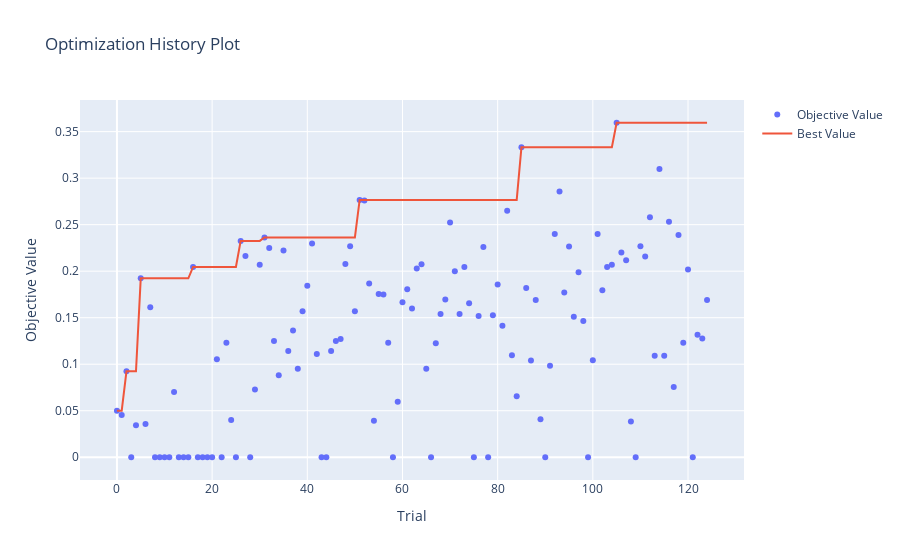

Notebook cell for this chart:
### Code cell
# --- Visualizar y Guardar Resultados de Optuna ---
plot_optimization_history(study)
